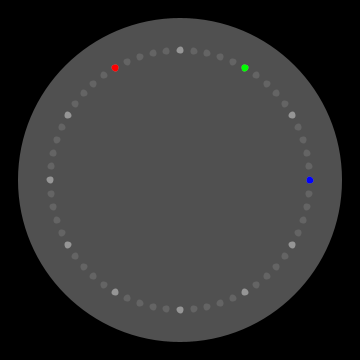
Frame 1 (no input)
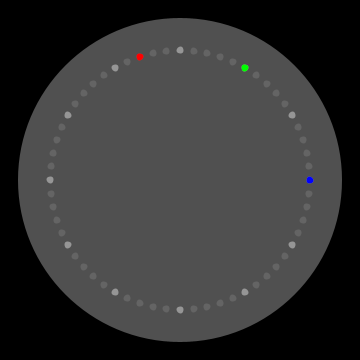
Frame 60 (the mouse pressed at the canvas centre just before this capture)
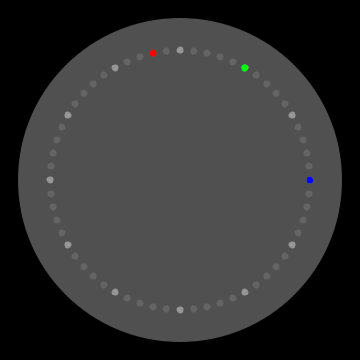
Frame 120 (the mouse held since frame 60 and released just before this capture)

The Processing sketch that drew these frames (run headless with seeded random() and noise(); from frame 60 on, the mouse is pressed at the canvas centre):

// Processing sketch: processing_132674
// ── processing_132674.pde

int cx, cy;
float secondsRadius;
float clockDiameter;
LED[] leds = new LED[60];
int lastSecond, currentSecond;

char mode;

color secondColor = color(255, 0, 0);
color minuteColor = color(0, 255, 0);
color hourColor = color(0, 0, 255);
int offset;

void setup() {
  size(360, 360);

  int radius = min(width, height) / 2;
  secondsRadius = radius * 0.72;
  clockDiameter = radius * 1.8;

  cx = width / 2;
  cy = height / 2;

  color c = color(192, 192, 0);

  for (int a = 0; a < 360; a+=6) {
    float angle = radians(a-90);
    float x = cx + cos(angle) * secondsRadius;
    float y = cy + sin(angle) * secondsRadius;
    leds[a/6] = new LED(x, y);
  }
  lastSecond = -1;
  max = leds.length;
  led = 0;
  lastMillis = millis();
  offset = 0;
}

void keyPressed() {
  mode = key;
}

void draw() {
  switch(mode) {
  case '1':
    drawFiller();
    break;
  case '2':
    drawPac();
    break;
  default:
    drawClock();
    break;
  }
}


void drawFace() {
  background(0);
  fill(80);
  noStroke();
  ellipse(cx, cy, clockDiameter, clockDiameter);
}

void drawClock() {
  currentSecond = second();
      for (int i = 0; i < leds.length; i++) {
      leds[i].setState(true);
    }
  if (currentSecond != lastSecond) {
    drawFace();
    for (int i = 0; i < leds.length; i++) {
      color col = color(100, 100, 100);
      if ( i % 5 == 0) col = color(150, 150, 150);
      leds[i].updateColor(col);
    }
    int currentHour = hour() % 12;
    int currentMinute = minute();
    leds[currentSecond].updateColor(secondColor);
    leds[currentHour*5].updateColor(hourColor);
    leds[currentMinute].updateColor(minuteColor);
    lastSecond = currentSecond;
  }
}

int max;
int led;
int currentMillis, lastMillis;

void drawFiller() {
  currentMillis = millis();
  if (currentMillis > lastMillis) {
    leds[led].setState(true);
    if (led != 0) {
      leds[led-1].setState(false);
    }
    drawFace();
    drawFillerLEDs();
    lastMillis = currentMillis;
    led++;
    if (led == max ) {
      led = 0;
      max--;
    }
    if (max == 0) resetFiller();
  }
}

void drawFillerLEDs() {
  for (int i = 0; i < leds.length; i++) {
    color fillerLEDcolor = color(0);
    if (leds[i].state == true) fillerLEDcolor = color(255, 0, 0);
    leds[i].updateColor(fillerLEDcolor);
  }
}

void resetFiller() {
  for (int i = 0; i < leds.length; i++) {
    leds[i].setState(false);
  }
  max = leds.length;
}

class LED {
  color ledColor;
  float x, y;
  boolean state;
  color currentColor;
  LED(float xpos, float ypos) { 
    x = xpos;
    y = ypos;
  };
  void drawLED() {
    strokeWeight(2);
    currentColor = color(0);
    if (state == true) currentColor = ledColor;
    stroke(currentColor);
    fill(currentColor);
    ellipse(x, y, 5, 5);
  }
  void updateColor(color c) {
    ledColor = c;
    drawLED();
  }
  void setState(boolean s) {
    state = s;
  }
};

int direction = 1;

void drawPac() {
  int startLED = 15;
  drawFace();
  color yellow = color(255, 255, 0);
  color grey = color(100, 100, 100);
  for (int i = 0; i < leds.length; i++) {
    leds[i].updateColor(yellow);
    leds[i].setState(true);
  }
  currentMillis = millis();
  if (currentMillis > lastMillis+100) {
    lastMillis = currentMillis;
    offset = offset + direction;
    if (offset > 5) direction = -1;
    if (offset == 0) direction = 1;
  }
  for (int i = 0; i < offset; i++) {
    leds[startLED-i].setState(false);
    leds[startLED].setState(false);
    leds[startLED+i].setState(false);
  }
}
